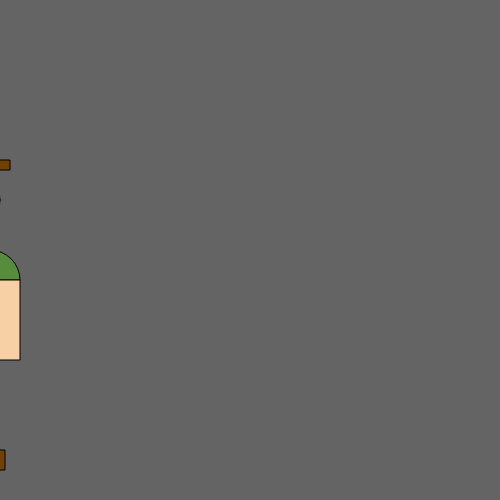
Frame 1 (no input)
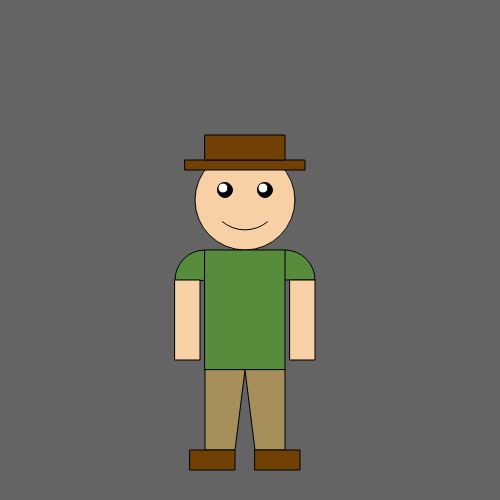
Frame 60 (no input)
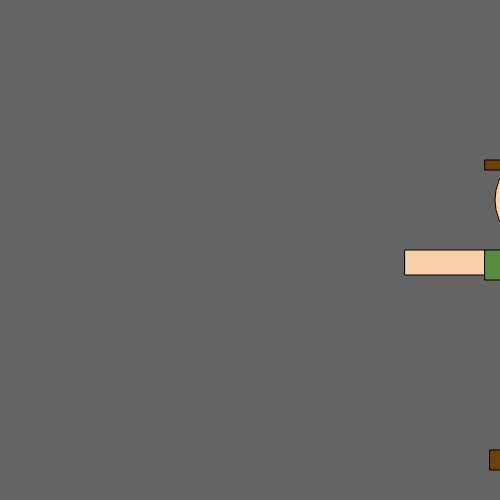
Frame 120 (the mouse pressed at the canvas centre since frame 60)

The p5.js sketch that drew these frames (run headless with seeded random() and noise() and a simulated clock; from frame 60 on, the mouse is pressed at the canvas centre):

// p5.js sketch
// ── sketch.js
var x = -400;

function setup() {
  createCanvas(500, 500);
  angleMode(DEGREES);
}

function draw() {
  background(100);

  push();
    translate(x, 0);
    avatar();
    x = x + 5;

    if (x > 300) {
      x = -400;
    }
  pop();
}

function avatar() {

  //Head
  fill(247, 208, 166);
  ellipse(350, 200, 100, 100);

  //Eye 1
  fill(0);
  ellipse(330, 190, 15, 15);
    //Eye 1 White
    fill(255);
    ellipse(328, 188, 10, 10);

  //Eye 2
  fill(0);
  ellipse(370, 190, 15, 15);
    //Eye 2 White
    fill(255);
    ellipse(368, 188, 10, 10);

  //Smile
  noFill();
  arc(350, 195, 70, 70, 50, 130);

  //Hat
  fill(112, 64, 4);
  rect(290, 160, 120, 10);
  fill(112, 64, 4);
  rect(310, 135, 80, 25);

  //Sleeve 1
  fill(87, 140, 60);
  arc(310, 280, 60, 60, 180, 270, PIE);

  //Sleeve 2
  fill(87, 140, 60);
  arc(390, 280, 60, 60, -90, 0, PIE);

  //Body
  fill(87, 140, 60);
  rect(310, 250, 80, 120);

  //Arm 1
  fill(247, 208, 166);
  rect(280, 280, 25, 80);

  //Arm 2
  fill(247, 208, 166);
  rect(395, 280, 25, 80);

  //Leg 1
  fill(166, 143, 90);
  quad(310, 370, 310, 450, 340, 450, 350, 370);

  //Leg 2
  fill(166, 143, 90);
  quad(350, 370, 360, 450, 390, 450, 390, 370);

  //Foot 1
  fill(112, 64, 4);
  rect (295, 450, 45, 20);

  //Foot 2
  fill(112, 64, 4);
  rect (360, 450, 45, 20);

if(mouseIsPressed) {
  background(100);

  //Head
  fill(247, 208, 166);
  ellipse(350, 200, 100, 100);

  //Eye 1
  fill(0);
  ellipse(330, 190, 15, 15);
    //Eye 1 White
    fill(255);
    ellipse(328, 192, 10, 10);

  //Eye 2
  fill(0);
  ellipse(370, 190, 15, 15);
    //Eye 2 White
    fill(255);
    ellipse(368, 192, 10, 10);

  //Smile
  fill(0);
  ellipse(350, 225, 45, 20);

  //Hat
  fill(112, 64, 4);
  rect(290, 160, 120, 10);
  fill(112, 64, 4);
  rect(310, 135, 80, 25);

  //Arm 1
  fill(247, 208, 166);
  rect(210, 250, 80, 25);

  //Arm 2
  fill(247, 208, 166);
  rect(395, 280, 25, 80);

  //Sleeve 1
  fill(87, 140, 60);
  rect(290, 250, 20, 30);

  //Sleeve 2
  fill(87, 140, 60);
  arc(390, 280, 60, 60, -90, 0, PIE);

  //Body
  fill(87, 140, 60);
  rect(310, 250, 80, 120);

  //Leg 1
  fill(166, 143, 90);
  quad(310, 370, 310, 450, 340, 450, 350, 370);

  //Leg 2
  fill(166, 143, 90);
  quad(350, 370, 360, 450, 390, 450, 390, 370);

  //Foot 1
  fill(112, 64, 4);
  rect (295, 450, 45, 20);

  //Foot 2
  fill(112, 64, 4);
  rect (360, 450, 45, 20);

  }

}
